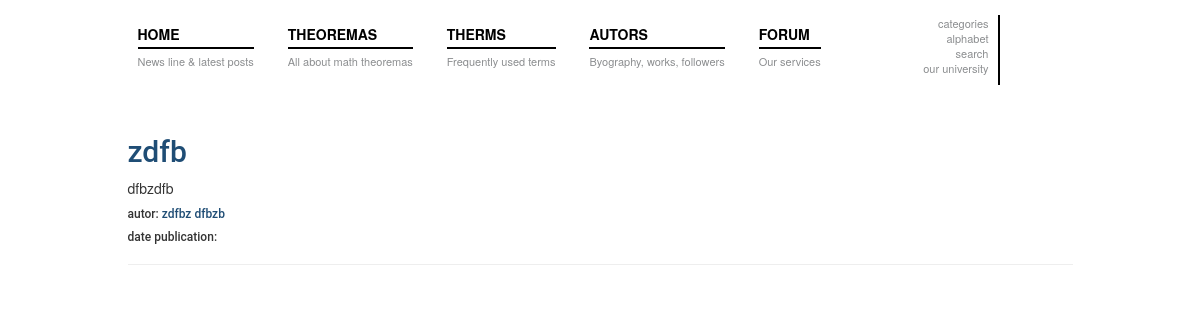
The app's page /, older data.
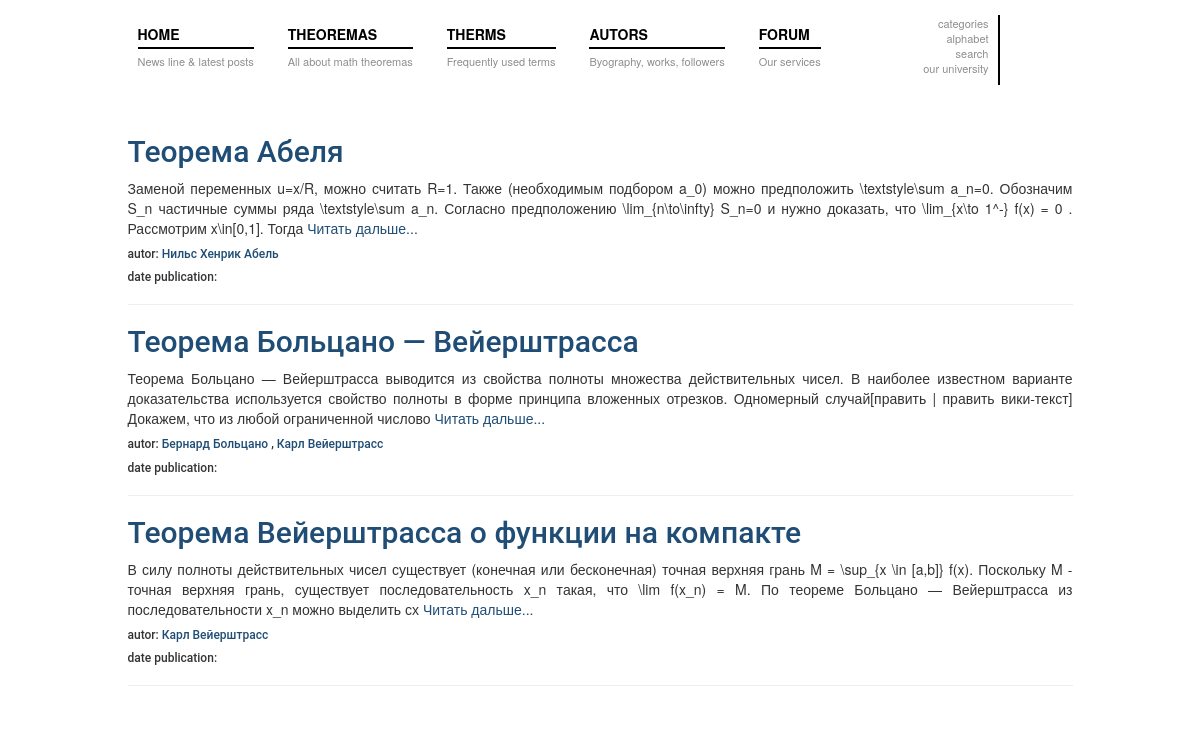
The same page, newer data.
### matan/models.py (models this page shows, shortened)
class Theorem(models.Model):
    title = models.CharField(max_length=100, verbose_name=u'Теорема')
    substantiation = models.TextField(verbose_name=u'Доказательство')
    author = models.ManyToManyField('Author', verbose_name=u'Автор')
    term = models.ManyToManyField('Term', verbose_name=u'Термин')
    class Meta:
        ordering=['title']
    '''
    def save(self):
        for i in Term.objects.all():
            if re.search(i.title, self.substantiation):
                i.theorem = self
                self.terms = True

    и потом вызывать другой метод, уже в представлениях, который будет отбирать дочерние элементы theorem.term_set.all() и отображать их
    позже обдумаю - помогу дописать. сейчас уже спать))

    идея состояла в том, что перед сохранением - выполнить проверку на вхождение в текст имеющихся терминов. и потом, при рендере теоремы
    во вьюшке - уже знать какие термины находятся внутри, и парсить (разделять текст ради ссылок) только по ним.
    только идея не совсем идеальна, после сохранения теоремы могут быть добавлены новые термины. которые тоже будут внутри главного текста теоремы

    скорее всего вся логика ляжет на views
    '''
    class Meta:
        ordering=['title']

class Author(models.Model):
    first_name = models.CharField(max_length=100, verbose_name=u'Имя')
    last_name = models.CharField(max_length=100, verbose_name=u'Фамилия')
    biagrafiya = models.TextField(verbose_name=u'Биаграфия')
    class Meta:
        ordering = ["last_name"]
    def __unicode__(self):
        return '%s %s' % (self.first_name, self.last_name)

### matan/views.py (the view)
# urls.py: url(r'^$', 'matan.views.base', name='base'),
def base(request):
    base = Theorem.objects.all()[:3]
    return render_to_response('matan/base.html', {'base': base})

### matan/templates/matan/base.html (shortened to what this page needs)
<!DOCTYPE html>
<html>
<head lang="en">
    {% load staticfiles %}
    <link href={% static 'css/custom.css' %} rel='stylesheet'>
    <link href={% static 'css/bootstrap.min.css' %} rel='stylesheet'>
    <link href={% static 'css/style.css' %} rel='stylesheet'>
</head>
<body>
    <div class="container_17">
		<div class="grid_15 prefix_1 suffix_1">
			<nav role="navigation" id="main-nav">
				<ul id="menu-main-nav" class="menu">
                    <li id="menu-item-30" class="menu-item menu-item-type-post_type menu-item-object-page">
                        <a href="{% url 'base' %}">Home<span>News line &amp; latest posts</span></a></li>
                    <li id="menu-item-29" class="menu-item menu-item-type-post_type menu-item-object-page">
                        <a href="{% url 'theorem_list' %}">Theoremas<span>All about math theoremas</span></a></li>
                    <li id="menu-item-28" class="menu-item menu-item-type-post_type menu-item-object-page">
                        <a href="{% url 'term_list' %}">Therms<span>Frequently used terms</span></a></li>
                    <li id="menu-item-27" class="menu-item menu-item-type-post_type menu-item-object-page">
                        <a href="{% url 'author_list' %}">Autors<span>Byography, works, followers</span></a></li>
                    <li id="menu-item-26" class="menu-item menu-item-type-post_type menu-item-object-page">
                        <a href="#">Forum<span>Our services</span></a></li>
                    </ul>
            </nav>
            <nav role="navigation" id="top-nav">
                <ul id="menu-top-nav" class="menu">
                    <li id="menu-item-34" class="menu-item menu-item-type-post_type menu-item-object-page menu-item-34">
                        <a href="{% url 'categories_list' %}">categories</a></li>
                    <li id="menu-item-31" class="menu-item menu-item-type-post_type menu-item-object-page menu-item-31">
                        <a href="{% url 'alphabet' %}">alphabet</a></li>
                    <li id="menu-item-33" class="menu-item menu-item-type-post_type menu-item-object-page menu-item-33">
                        <a href="{% url 'search' %}" data-toggle="modal" data-target="#mySearch">search</a></li>
                    <li id="menu-item-32" class="menu-item menu-item-type-post_type menu-item-object-page menu-item-32">
                        <a href="#">our university</a></li>
                </ul>
            </nav>
		</div>
	</div>
    <div class="container main">
        <div class="row">
            <div class="col-md-1">
            </div>
            <div class="col-md-10">
                {% block content %}
                    {% if base %}
                        {% for theorem in base %}
                            <h2><a href="{% url 'theorem_detail' pk=theorem.id %}">{{ theorem.title }}</a></h2>
                            <p class="text-justify">{{ theorem.substantiation|slice:':300'}}
                                {% if theorem.substantiation|length >= 300 %}
                                <a href="{% url 'theorem_detail' pk=theorem.id %}">Читать дальше...</a>
                                {% endif %}
                            </p>
                            <h6>autor:
                                {% for author in theorem.author.all %}
                                        <a href="{% url 'author_detail' pk=author.id %}">{{ author }}</a>
                                        {% if not forloop.last %}, {% endif %}
                                {% endfor %}
                            </h6>
                            <h6>date publication:
                            </h6>
                            <hr>
                         {% endfor %}
                        {% endif %}
					{% endblock %}
            </div>
            <div class="col-md-1">
            </div>
        </div>
    </div>
</body>
</html>

Row changes from the older to the newer data that the page shows:
removed Theorem: title "zdfb", substantiation "dfbzdfb"
removed Author: first_name+last_name "zdfbz dfbzb", shown under "zdfb"
added Theorem: title "Теорема Абеля", substantiation "Заменой переменных u=x/R, можно считать R=1. Также (необходимым подбором a_0) можно предположить \\textstyle\\sum a_n=0. Обозначим S_n частичные суммы ряда \\textstyle\\sum a_n. Согласно предположению \\lim_{n\\to\\infty} S_n=0 и нужно доказать, что \\lim_{x\\to 1^-} f(x) = 0 . Рассмотрим x\\in[0,1]. Тогда", shows "Читать дальше..."
added Author: first_name+last_name "Нильс Хенрик Абель", shown under "Теорема Абеля"
added Theorem: title "Теорема Больцано — Вейерштрасса", substantiation "Теорема Больцано — Вейерштрасса выводится из свойства полноты множества действительных чисел. В наиболее известном варианте доказательства используется свойство полноты в форме принципа вложенных отрезков. Одномерный случай[править | править вики-текст] Докажем, что из любой ограниченной числово", shows "Читать дальше..."
added Author: first_name+last_name "Бернард Больцано", shown under "Теорема Больцано — Вейерштрасса"
added Author: first_name+last_name "Карл Вейерштрасс"
added Theorem: title "Теорема Вейерштрасса о функции на компакте", substantiation "В силу полноты действительных чисел существует (конечная или бесконечная) точная верхняя грань M = \\sup_{x \\in [a,b]} f(x). Поскольку M - точная верхняя грань, существует последовательность x_n такая, что \\lim f(x_n) = M. По теореме Больцано — Вейерштрасса из последовательности x_n можно выделить сх", shows "Читать дальше..."
